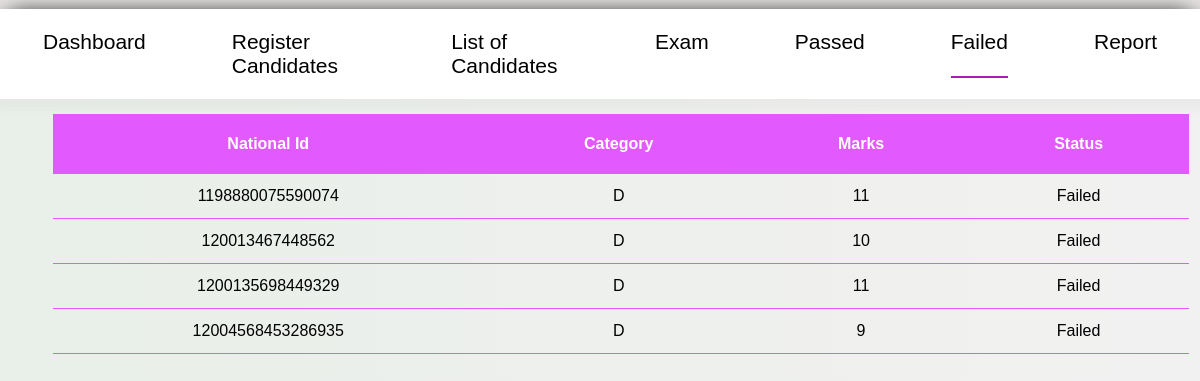
/pages/backend/failed.php (signed in), run on the app's committed database.
### tables this page shows
CREATE TABLE `grade` (
  `CandidateNationalId` varchar(122) DEFAULT NULL,
  `LicenseExamCategory` varchar(122) DEFAULT NULL,
  `ObtainedMarks` varchar(177) DEFAULT NULL,
  `Decision` varchar(122) DEFAULT NULL
);

### pages/backend/failed.php (the view, shortened to what this page needs)
<?php
if(isset($_SESSION['myusername'])){
include_once "connection.php";
?>
<!DOCTYPE html>
<html lang="en">
<head>
	<link rel="stylesheet" href="../css/register_candidates.css?v=1.8">
	<link rel="stylesheet" href="../css/List_of_all_candidated.css">
</head>
<body>
<div class="container">
	<ul>
		<li><a href="dashboard.php">Dashboard</a></li>
		<li><a href="register_candidates.php">Register Candidates</a></li>
		<li ><a href="List_of_all_candidated.php">List of Candidates</a></li>
		 <li ><a href="exam.php">Exam</a></li>
		 <li ><a href="passed.php">Passed</a></li>
		<li class="register_candidates"><a href="failed.php">Failed</a></li>
		<li><a href="report.php">Report</a></li>
	</ul>
	<div class="allcontent">
	<div class="displayed">
		<table>
			<tr>
				<th>National Id</th>
  				<th>Category</th>
  				<th>Marks</th>
				<th>Status</th>
			</tr>
<?php
$select=mysqli_query($conn,"SELECT * FROM `grade` WHERE Decision='Failed'");
while($row=mysqli_fetch_array($select)){
	$nationalid=$row['CandidateNationalId'];
 	$LicenseExamCategory=$row['LicenseExamCategory'];
	$ObtainedMarks=$row['ObtainedMarks'];
	$Decision=$row['Decision'];
	echo "
	<tr>
	<td>$nationalid</td>
	<td>$LicenseExamCategory</td>
	<td>$ObtainedMarks</td>
	<td>$Decision</td>
</tr>
	";
}
?>
		</table>
	</div>
	</div>
	</div>
</body>
</html>
<?php
}else{
	header("location:../../index.php");
}
?>

### pages/css/register_candidates.css (style rules this page uses)
* { margin: 0; padding: 0; box-sizing: border-box; text-decoration: none; list-style: none; font-family: 'Raleway', sans-serif; }
body { background-color: #dfd8d8aa; }
.container { width: 100%; height: auto; background: linear-gradient(to right,#e9efe9,#f5f5f5bf); border-radius: 24px; margin: 9px 0px; box-shadow: 0px 3px 20px 0px black; }
ul { display: flex; justify-content: center; display: flex; background: #ffffff; box-shadow: -1px 1px 7px 10px #c9c6c629; }
li { margin: 21px 43px; }
li a { font-size: 21px; color: black; }
.allcontent { display: flex; }
.displayed { width: 65%; height: 80vh; border-left: 2px solid rgb(198, 192, 192) ; border-right: 2px solid #db19db ; margin: 15px 11px; overflow-x:auto; }
table { border-collapse: collapse; width: 100%; text-align: center; }
table th { background: #e259fd; padding: 21px; color: white; }
table td { border-bottom: solid 1px #e259fd ; padding: 13px; }
.register_candidates { border-bottom: solid 2px #af19b4; }

### pages/css/List_of_all_candidated.css (style rules this page uses)
.displayed { width: 100%; border: none; }

### data on the page
grade: CandidateNationalId "1198880075590074", LicenseExamCategory "D", ObtainedMarks "11", Decision "Failed"
grade: CandidateNationalId "120013467448562", LicenseExamCategory "D", ObtainedMarks "10", Decision "Failed"
grade: CandidateNationalId "1200135698449329", LicenseExamCategory "D", ObtainedMarks "11", Decision "Failed"
grade: CandidateNationalId "12004568453286935", LicenseExamCategory "D", ObtainedMarks "9", Decision "Failed"
